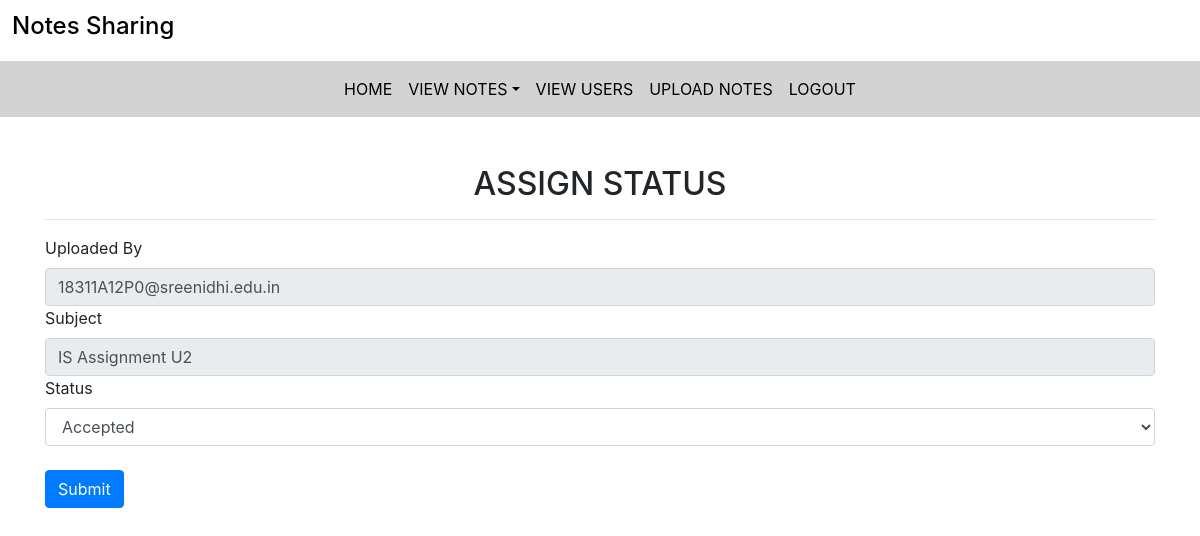
The page /t_assignstatus/6 (signed in) on the database its author committed.
### notes/models.py (models this page shows, shortened)
class Notes(models.Model):
    user=models.ForeignKey(Person,on_delete=models.CASCADE)
    uploadDate=models.CharField(max_length=20,default="null")
    subject=models.CharField(max_length=30,default="null")
    semester=models.CharField(max_length=1,default=0)
    notesFile=models.FileField()
    fileType=models.CharField(max_length=10,default="null")
    description=models.CharField(max_length=100,null=True)
    status=models.CharField(max_length=10,default="null")
    receiverType=models.CharField(max_length=7,default="null")
    sendTo=models.CharField(max_length=40,default="null")

class Person(models.Model):
    user=models.OneToOneField(User,on_delete=models.CASCADE)
    rollno=models.CharField(max_length=10,default="null")
    contact=models.CharField(max_length=10,default="null")
    batch=models.CharField(max_length=4,default="null")
    branch=models.CharField(max_length=30,default="null")
    section=models.CharField(max_length=1,default="n")

### notes/views.py (the view, shortened to what this page needs)
# urls.py: path('t_assignstatus/<int:pid>',t_assignstatus,name='t_assignstatus'),
def t_assignstatus(request,pid):
    if not request.user.is_authenticated:
        return redirect('teacher_login')
    notes=Notes.objects.get(id=pid)
    error=""
    d={'notes':notes,'error':error}
    return render(request,'t_assignstatus.html',d)

### notes/templates/t_assignstatus.html (shortened to what this page needs)
{% extends 'teacher_nav.html' %}
{% load static %}
{% block body %}
<div class="container mt-5">
    <h2 class="text-center">ASSIGN STATUS</h2>
    <hr>
    <form method="post">
        <label>Uploaded By</label>
        <input type="text" class="form-control" value="{{notes.user.user.username}}" readonly>
        <label>Subject</label>
        <input type="text" class="form-control" value="{{notes.subject}}" readonly>
        <label>Status</label>
        <select class="form-control" name="status" required>
            <option value="Accepted">Accepted</option>
        </select>
        <br>
        <input type="submit" value="Submit" class="btn btn-primary">
    </form>
</div>
{% endblock %}

### rows shown on the page
Notes: user.user.username "18311A12P0@sreenidhi.edu.in", subject "IS Assignment U2"
